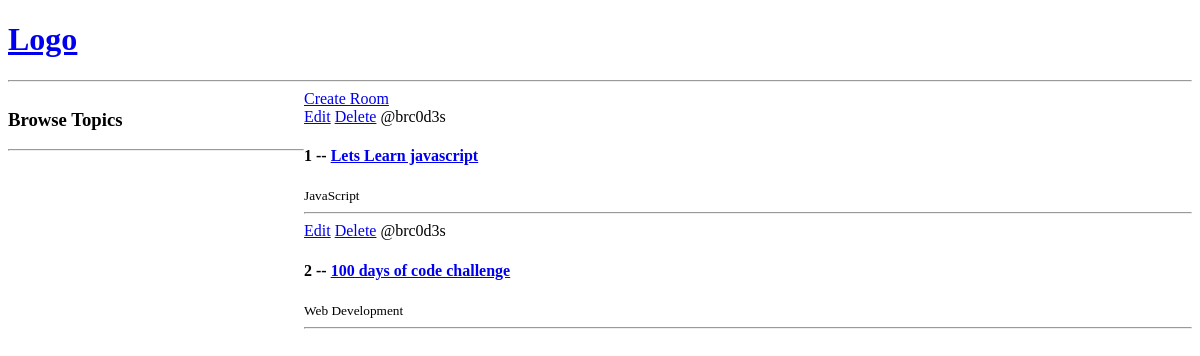
The app's page /, older data.
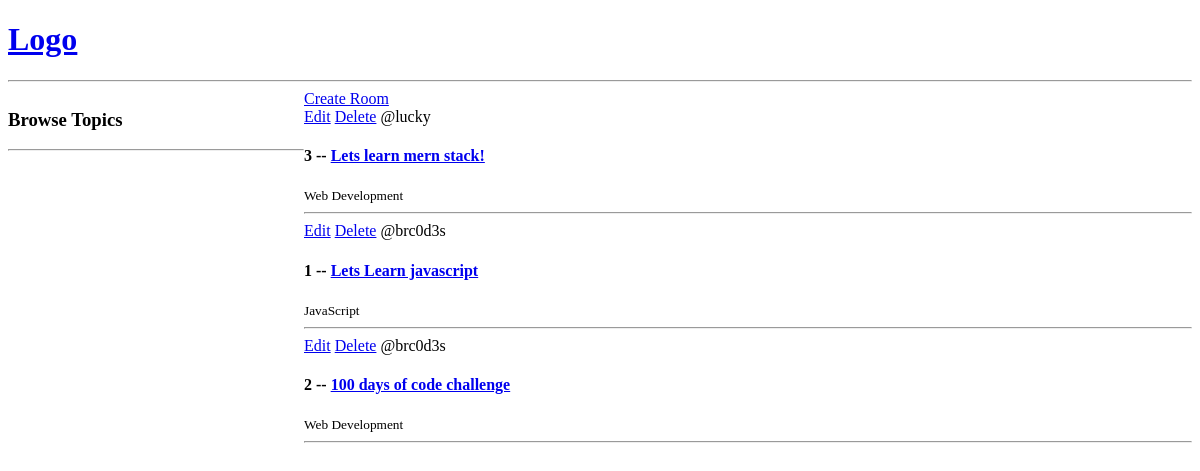
The same page, newer data.
### myapp/models.py (models this page shows, shortened)
class Room(models.Model):
    host= models.ForeignKey(User, on_delete=models.SET_NULL,null=True)
    topic= models.ForeignKey(Topic, on_delete=models.SET_NULL,null=True)
    name = models.CharField(max_length=200)
    description = models.TextField(null=True, blank=True)
    updated = models.DateTimeField(auto_now=True)
    created = models.DateTimeField(auto_now_add=True)
    class Meta:
        ordering=['-updated','-created']

class Topic(models.Model):
    name=models.CharField(max_length=200)

### myapp/views.py (the view)
# urls.py: path('', views.home, name="home"),
def home(request):
    rooms = Room.objects.all()
    context = {'rooms': rooms}
    return render(request, 'myapp/home.html', context)

### myapp/templates/myapp/home.html (shortened to what this page needs)
<!DOCTYPE html>
<html lang="en">
<head>
</head>
<body>
    {% extends 'main.html' %}
    {% block content %}
    <div class="home-container">
        <div>
            <h3>Browse Topics</h3>
            <hr>
        </div>
        <div>
            <a href="{% url 'create-room' %}">Create Room</a>
            <div>
                {% for room in rooms %}
                <div>
                    <a href="{% url 'update-room' room.id %}">Edit</a>
                    <a href="{% url 'delete-room' room.id %}">Delete</a>
                    <span>@{{room.host.username}}</span>
                    <h4>{{room.id}} -- <a href="{% url 'room' room.id %}">{{room.name}}</a></h4>
                    <small>{{room.topic.name}}</small>
                    <hr>
                </div>
                {% endfor %}
            </div>
        </div>
    </div>
    {% endblock %}

Row changes from the older to the newer data that the page shows:
added Room: host.username "lucky", id "3", name "Lets learn mern stack!", topic.name "Web Development"
